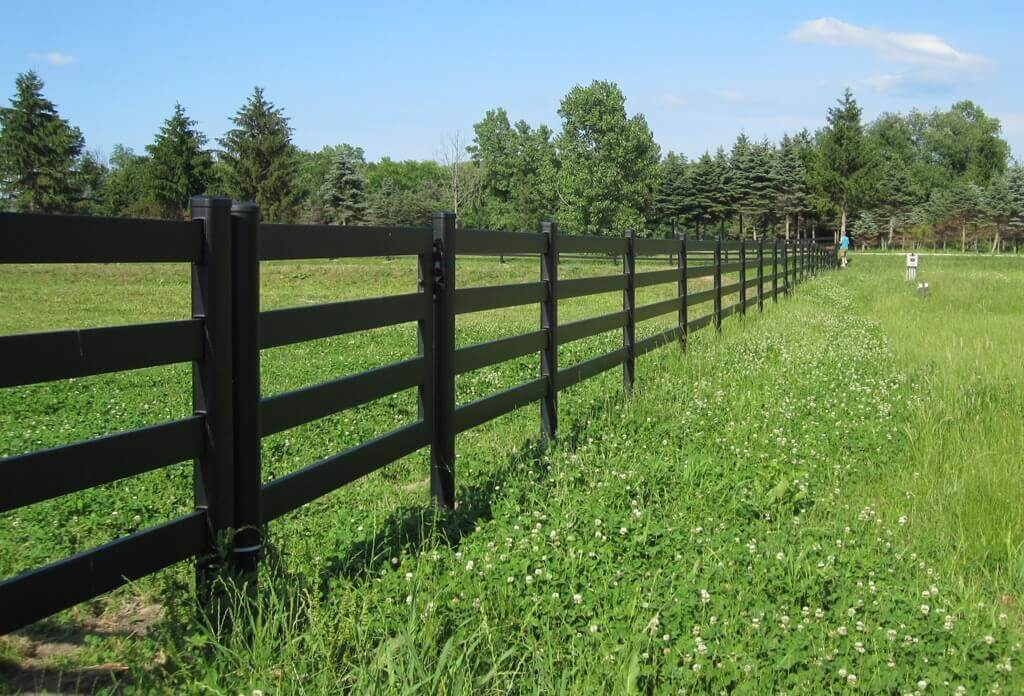
//> input picture Image-processing-Lab-3/Image-processing-Lab-3/line.jpg, 1024 x 696 px
$ ./Source   (built with g++ and OpenCV 4)
//> lines starting //> are read from the running program, lines starting //| are printed output that depends on the picture; after the words box and inside, x2 and y2 are one past the last pixel; in counts of white or black regions, pixels touching at a corner belong together
### Image-processing-Lab-3/Image-processing-Lab-3/hough_circle.h
#include <vector>

namespace keymolen {

	class HoughCircle {
	public:
		HoughCircle();
		virtual ~HoughCircle();
	public:
		int Transform(unsigned char* img_data, int w, int h, int r);
		int GetCircles(int threshold, std::vector< std::pair< std::pair<int, int>, int> >& result );
	    const unsigned int* GetAccu(int *w, int *h);
	private:
		unsigned int* _accu;
		int _accu_w;
		int _accu_h;
		int _img_w;
		int _img_h;
		int _r;

	};

}

### Image-processing-Lab-3/Image-processing-Lab-3/hough.h
#include <vector>

namespace keymolen {

	class Hough {
	public:
		Hough();
		virtual ~Hough();
	public:
		int Transform(unsigned char* img_data, int w, int h);
		std::vector< std::pair< std::pair<int, int>, std::pair<int, int> > > GetLines(int threshold);
		const unsigned int* GetAccu(int* w, int* h);
	private:
		unsigned int* _accu;
		int _accu_w;
		int _accu_h;
		int _img_w;
		int _img_h;
	};

}

### Image-processing-Lab-3/Image-processing-Lab-3/hough.cpp
#include "hough.h"
#include <cmath>
#include <iostream>
#include <string.h>
#include <stdlib.h>


#define DEG2RAD 0.017453293f

namespace keymolen {

	Hough::Hough() :_accu(0), _accu_w(0), _accu_h(0), _img_w(0), _img_h(0)
	{

	}

	Hough::~Hough() {
		if (_accu)
			free(_accu);
	}


	int Hough::Transform(unsigned char* img_data, int w, int h)
	{
		_img_w = w;
		_img_h = h;

		//Create the accu
		double hough_h = ((sqrt(2.0) * (double)(h > w ? h : w)) / 2.0);
		_accu_h = hough_h * 2.0; // -r -> +r
		_accu_w = 180;

		_accu = (unsigned int*)calloc(_accu_h * _accu_w, sizeof(unsigned int));

		double center_x = w / 2;
		double center_y = h / 2;


		for (int y = 0; y < h; y++)
		{
			for (int x = 0; x < w; x++)
			{
				if (img_data[(y * w) + x] > 250)
				{
					for (int t = 0; t < 180; t++)
					{
						double r = (((double)x - center_x) * cos((double)t * DEG2RAD)) + (((double)y - center_y) * sin((double)t * DEG2RAD));
						_accu[(int)((round(r + hough_h) * 180.0)) + t]++;
					}
				}
			}
		}

		return 0;
	}

	std::vector< std::pair< std::pair<int, int>, std::pair<int, int> > > Hough::GetLines(int threshold)
	{
		std::vector< std::pair< std::pair<int, int>, std::pair<int, int> > > lines;

		if (_accu == 0)
			return lines;

		for (int r = 0; r < _accu_h; r++)
		{
			for (int t = 0; t < _accu_w; t++)
			{
				if ((int)_accu[(r * _accu_w) + t] >= threshold)
				{
					//Is this point a local maxima (9x9)
					int max = _accu[(r * _accu_w) + t];
					for (int ly = -4; ly <= 4; ly++)
					{
						for (int lx = -4; lx <= 4; lx++)
						{
							if ((ly + r >= 0 && ly + r < _accu_h) && (lx + t >= 0 && lx + t < _accu_w))
							{
								if ((int)_accu[((r + ly) * _accu_w) + (t + lx)] > max)
								{
									max = _accu[((r + ly) * _accu_w) + (t + lx)];
									ly = lx = 5;
								}
							}
						}
					}
					if (max > (int)_accu[(r * _accu_w) + t])
						continue;


					int x1, y1, x2, y2;
					x1 = y1 = x2 = y2 = 0;

					if (t >= 45 && t <= 135)
					{
						//y = (r - x cos(t)) / sin(t)
						x1 = 0;
						y1 = ((double)(r - (_accu_h / 2)) - ((x1 - (_img_w / 2)) * cos(t * DEG2RAD))) / sin(t * DEG2RAD) + (_img_h / 2);
						x2 = _img_w - 0;
						y2 = ((double)(r - (_accu_h / 2)) - ((x2 - (_img_w / 2)) * cos(t * DEG2RAD))) / sin(t * DEG2RAD) + (_img_h / 2);
					}
					else
					{
						//x = (r - y sin(t)) / cos(t);
						y1 = 0;
						x1 = ((double)(r - (_accu_h / 2)) - ((y1 - (_img_h / 2)) * sin(t * DEG2RAD))) / cos(t * DEG2RAD) + (_img_w / 2);
						y2 = _img_h - 0;
						x2 = ((double)(r - (_accu_h / 2)) - ((y2 - (_img_h / 2)) * sin(t * DEG2RAD))) / cos(t * DEG2RAD) + (_img_w / 2);
					}

					lines.push_back(std::pair< std::pair<int, int>, std::pair<int, int> >(std::pair<int, int>(x1, y1), std::pair<int, int>(x2, y2)));

				}
			}
		}

		std::cout << "lines: " << lines.size() << " " << threshold << std::endl;
		return lines;
	}

	const unsigned int* Hough::GetAccu(int* w, int* h)
	{
		*w = _accu_w;
		*h = _accu_h;

		return _accu;
	}
}

### Image-processing-Lab-3/Image-processing-Lab-3/Source.cpp
#define _USE_MATH_DEFINES

#include <stdio.h>
#include <string>
#include <map>
#include <iostream>

#include <opencv2/highgui/highgui_c.h>
#include "opencv2/highgui/highgui.hpp"
#include "opencv2/imgproc/imgproc.hpp"
#include "opencv2/core/core.hpp"

#include "hough.h"
#include "hough_circle.h"


// [5 lines left out: function Clamp, not called in this run]
cv::Mat grayScale(const cv::Mat& pic) {
	int width = pic.cols;
	int height = pic.rows;
	cv::Mat result = cv::Mat(height, width, CV_8UC1);

	for (int i = 0; i < height; i++)
		for (int j = 0; j < width; j++)
		{
			int b = pic.at<cv::Vec3b>(i, j)[0];
			int g = pic.at<cv::Vec3b>(i, j)[1];
			int r = pic.at<cv::Vec3b>(i, j)[2];

			double newValue = (r * 0.2126 + g * 0.7152 + b * 0.0722);
			result.at<uchar>(i, j) = newValue;

		}
	return result;
}
cv::Mat medianFilter(const cv::Mat& pic)
{
	cv::Mat result = pic.clone();
	int width = pic.cols;
	int height = pic.rows;
	uint8_t pix[9];

	for (int i = 1; i < height - 1; ++i)
	{
		for (int j = 1; j < width - 1; ++j)
		{
			pix[0] = pic.at<uint8_t>(i - 1, j - 1);
			pix[1] = pic.at<uint8_t>(i, j - 1);
			pix[2] = pic.at<uint8_t>(i + 1, j - 1);
			pix[3] = pic.at<uint8_t>(i - 1, j);
			pix[4] = pic.at<uint8_t>(i, j);
			pix[5] = pic.at<uint8_t>(i + 1, j);
			pix[6] = pic.at<uint8_t>(i - 1, j + 1);
			pix[7] = pic.at<uint8_t>(i, j + 1);
			pix[8] = pic.at<uint8_t>(i + 1, j + 1);

			std::sort(pix, pix + 9, [](const uint8_t& v1, const uint8_t& v2) -> bool
				{
					return v1 > v2;
				});
			result.at<uint8_t>(i, j) = pix[4];
		}
	}
	return result;
}
cv::Mat operatorSobel(const cv::Mat& pic, cv::Mat& anglesVectors) {

	double x1[] = { -1.0, 0, 1.0 };
	double x2[] = { -2.0, 0, 2.0 };
	double x3[] = { -1.0, 0, 1.0 };

	std::vector<std::vector<double>> xFilter(3);

	xFilter[0].assign(x1, x1 + 3);
	xFilter[1].assign(x2, x2 + 3);
	xFilter[2].assign(x3, x3 + 3);


	double y1[] = { 1.0, 2.0, 1.0 };
	double y2[] = { 0, 0, 0 };
	double y3[] = { -1.0, -2.0, -1.0 };

	std::vector<std::vector<double>> yFilter(3);

	yFilter[0].assign(y1, y1 + 3);
	yFilter[1].assign(y2, y2 + 3);
	yFilter[2].assign(y3, y3 + 3);

	int size = (int)xFilter.size() / 2;

	cv::Mat result = cv::Mat(pic.rows - 2 * size, pic.cols - 2 * size, CV_8UC1);
	anglesVectors = cv::Mat(pic.rows - 2 * size, pic.cols - 2 * size, CV_32FC1);

	for (int i = size; i < pic.rows - size; i++)
	{
		for (int j = size; j < pic.cols - size; j++)
		{
			double sumx = 0;
			double sumy = 0;

			for (int x = 0; x < xFilter.size(); x++)
				for (int y = 0; y < xFilter.size(); y++)
				{
					sumx += xFilter[x][y] * (double)(pic.at<uchar>(i + x - size, j + y - size));
					sumy += yFilter[x][y] * (double)(pic.at<uchar>(i + x - size, j + y - size));
				}
			double sumxsq = sumx * sumx;
			double sumysq = sumy * sumy;

			double sq2 = sqrt(sumxsq + sumysq);

			if (sq2 > 255)
				sq2 = 255;
			result.at<uchar>(i - size, j - size) = sq2;

			if (sumx == 0)
				anglesVectors.at<float>(i - size, j - size) = 90;
			else
				anglesVectors.at<float>(i - size, j - size) = atan(sumy / sumx);
		}
	}
	return result;
}
cv::Mat nonMax(const cv::Mat& pic, cv::Mat& anglesVectors) {

	cv::Mat result = cv::Mat(pic.rows - 2, pic.cols - 2, CV_8UC1);

	for (int i = 1; i < pic.rows - 1; i++) {
		for (int j = 1; j < pic.cols - 1; j++) {
			float Tangent = anglesVectors.at<float>(i, j);

			result.at<uchar>(i - 1, j - 1) = pic.at<uchar>(i, j);
			//Horizontal Edge
			if (((-22.5 < Tangent) && (Tangent <= 22.5)) || ((157.5 < Tangent) && (Tangent <= -157.5)))
			{
				if ((pic.at<uchar>(i, j) < pic.at<uchar>(i, j + 1)) || (pic.at<uchar>(i, j) < pic.at<uchar>(i, j - 1)))
					result.at<uchar>(i - 1, j - 1) = 0;
			}
			//Vertical Edge
			if (((-112.5 < Tangent) && (Tangent <= -67.5)) || ((67.5 < Tangent) && (Tangent <= 112.5)))
			{
				if ((pic.at<uchar>(i, j) < pic.at<uchar>(i + 1, j)) || (pic.at<uchar>(i, j) < pic.at<uchar>(i - 1, j)))
					result.at<uchar>(i - 1, j - 1) = 0;
			}

			//-45 Degree Edge
			if (((-67.5 < Tangent) && (Tangent <= -22.5)) || ((112.5 < Tangent) && (Tangent <= 157.5)))
			{
				if ((pic.at<uchar>(i, j) < pic.at<uchar>(i - 1, j + 1)) || (pic.at<uchar>(i, j) < pic.at<uchar>(i + 1, j - 1)))
					result.at<uchar>(i - 1, j - 1) = 0;
			}

			//45 Degree Edge
			if (((-157.5 < Tangent) && (Tangent <= -112.5)) || ((22.5 < Tangent) && (Tangent <= 67.5)))
			{
				if ((pic.at<uchar>(i, j) < pic.at<uchar>(i + 1, j + 1)) || (pic.at<uchar>(i, j) < pic.at<uchar>(i - 1, j - 1)))
					result.at<uchar>(i - 1, j - 1) = 0;
			}
		}
	}
	return result;
}
cv::Mat doubleThresholdAndTrace(const cv::Mat& pic, uint8_t min, uint8_t max) {
	if (min > 255)
		min = 255;
	if (max > 255)
		max = 255;
	cv::Mat result = pic.clone();
	int width = pic.cols;
	int height = pic.rows;
	for (int i = 0; i < height; i++)
	{
		for (int j = 0; j < width; j++)
		{
			result.at<uchar>(i, j) = pic.at<uchar>(i, j);
			if (result.at<uchar>(i, j) > max)
				result.at<uchar>(i, j) = 255;
			else if (result.at<uchar>(i, j) < min)
				result.at<uchar>(i, j) = 0;
			else
			{
				bool anyHigh = false;
				bool anyBetween = false;
				for (int x = i - 1; x < i + 2; x++)
				{
					for (int y = j - 1; y < j + 2; y++)
					{
						if (x <= 0 || y <= 0 || height || y > width)
							continue;
						else
						{
							if (result.at<uchar>(x, y) > max)
							{
								result.at<uchar>(i, j) = 255;
								anyHigh = true;
								break;
							}
							else if (result.at<uchar>(x, y) <= max && result.at<uchar>(x, y) >= min)
								anyBetween = true;
						}
					}
					if (anyHigh)
						break;
				}
				if (!anyHigh && anyBetween)
					for (int x = i - 2; x < i + 3; x++)
					{
						for (int y = j - 1; y < j + 3; y++)
						{
							if (x < 0 || y < 0 || x > height || y > width)
								continue;
							else
							{
								if (result.at<uchar>(x, y) > max)
								{
									result.at<uchar>(i, j) = 255;
									anyHigh = true;
									break;
								}
							}
						}
						if (anyHigh)
							break;
					}
				if (!anyHigh)
					result.at<uchar>(i, j) = 0;
			}
		}
	}
	return result;
}
cv::Mat algorithmCanny(const cv::Mat& pic, cv::Mat& anglesVectors)
{
	cv::Mat result = pic.clone();
	//-->Gray
	result = grayScale(result);

	//-->Smoothing
	result = medianFilter(result);

	//-->Search for gradients
	result = operatorSobel(result, anglesVectors);

	//-->Suppression of non-maxima
	result = nonMax(result, anglesVectors);

	//-->Double threshold filtering and Trace
	result = doubleThresholdAndTrace(result, 200, 210);

	return result;
}

struct SortCirclesDistance
{
	bool operator()(const std::pair< std::pair<int, int>, int>& a, const std::pair< std::pair<int, int>, int>& b)
	{
		int d = sqrt(pow(abs(a.first.first - b.first.first), 2) + pow(abs(a.first.second - b.first.second), 2));
		if (d <= a.second + b.second)
		{
			return a.second > b.second;
		}
		return false;
	}

};

void HoughMethodLine(const cv::Mat src, const cv::Mat Canny)
{
	int w = Canny.cols;
	int h = Canny.rows;

	//Transform
	keymolen::Hough hough;
	hough.Transform(Canny.data, w, h);

	int threshold = w > h ? w / 4 : h / 4;

	while (1)
	{
		cv::Mat img_res = src.clone();

		//Search the accumulator
		std::vector< std::pair< std::pair<int, int>, std::pair<int, int> > > lines = hough.GetLines(threshold);

		//Draw the results
		std::vector< std::pair< std::pair<int, int>, std::pair<int, int> > >::iterator it;
		for (it = lines.begin(); it != lines.end(); it++)
		{
			cv::line(img_res, cv::Point(it->first.first, it->first.second), cv::Point(it->second.first, it->second.second), cv::Scalar(0, 0, 255), 2, 8);
		}

		//Visualize all
		int aw, ah, maxa;
		aw = ah = maxa = 0;
		const unsigned int* accu = hough.GetAccu(&aw, &ah);

		for (int p = 0; p < (ah * aw); p++)
		{
			if ((int)accu[p] > maxa)
				maxa = accu[p];
		}
		double contrast = 1.0;
		double coef = 255.0 / (double)maxa * contrast;

		cv::Mat img_accu(ah, aw, CV_8UC3);
		for (int p = 0; p < (ah * aw); p++)
		{
			unsigned char c = (double)accu[p] * coef < 255.0 ? (double)accu[p] * coef : 255.0;
			img_accu.data[(p * 3) + 0] = 255;
			img_accu.data[(p * 3) + 1] = 255 - c;
			img_accu.data[(p * 3) + 2] = 255 - c;
		}

		const char* CW_IMG_ORIGINAL = "Result";
		const char* CW_ACCUMULATOR = "Accumulator";

		cv::imshow(CW_IMG_ORIGINAL, img_res);
		cv::imshow(CW_ACCUMULATOR, img_accu);

		char c = cv::waitKey(360000);
		if (c == 'p')
			threshold += 5;
		if (c == 'm')
			threshold -= 5;
		if (c == 27)
			break;
	}
}
// [72 lines left out: function HoughMethodCircle, not called in this run]

int main()
{
	//--->Algorithm Canny
	cv::Mat anglesVectors;
	cv::Mat pic = cv::imread("line.jpg");
//> pic is the input picture: 696 rows x 1024 cols, CV_8UC3; mean B, G, R 93.7, 129.9, 104.9
	cv::imshow("Original image", pic);
	unsigned int start_time1 = clock();
	cv::Mat result = algorithmCanny(pic, anglesVectors);
//> after the loop in grayScale, `for (int i = 0; i < height; i++)`:
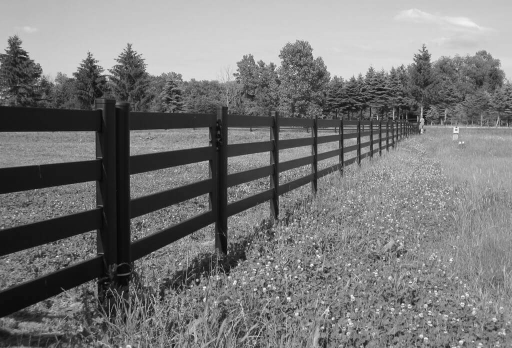
//> result: 696 rows x 1024 cols, CV_8UC1 (shown at 1/2 size); min 0, max 253, mean 121.5
//> after the loop in medianFilter, `for (int i = 1; i < height - 1; ++i)`: pix = [144, 135, 132, 127, 125, 122, 121, 117, 114]
//> after the loop in operatorSobel, `for (int i = size; i < pic.rows - size; i++)`:
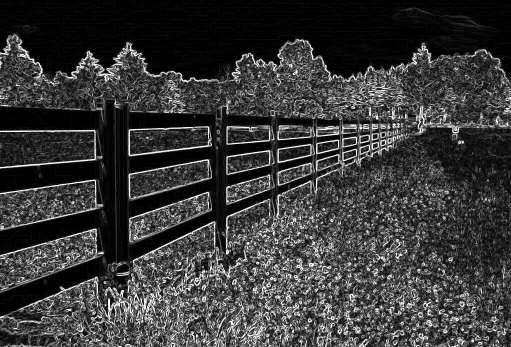
//> result: 694 rows x 1022 cols, CV_8UC1 (shown at 1/2 size); min 0, max 255, mean 57.1
//> after the loop in operatorSobel, `for (int i = size; i < pic.rows - size; i++)`:
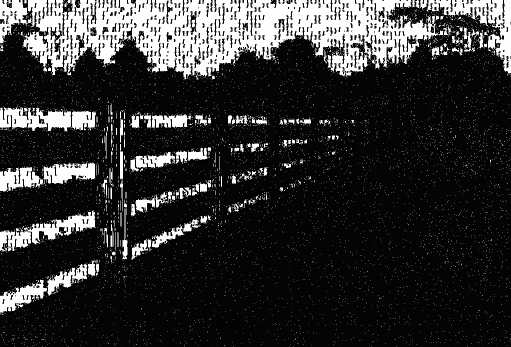
//> anglesVectors: 694 rows x 1022 cols, CV_32FC1 (shown at 1/2 size); min -1.57, max 90, mean 16.3; drawn with min black and max white
//> after the loop in doubleThresholdAndTrace, `for (int i = 0; i < height; i++)`:
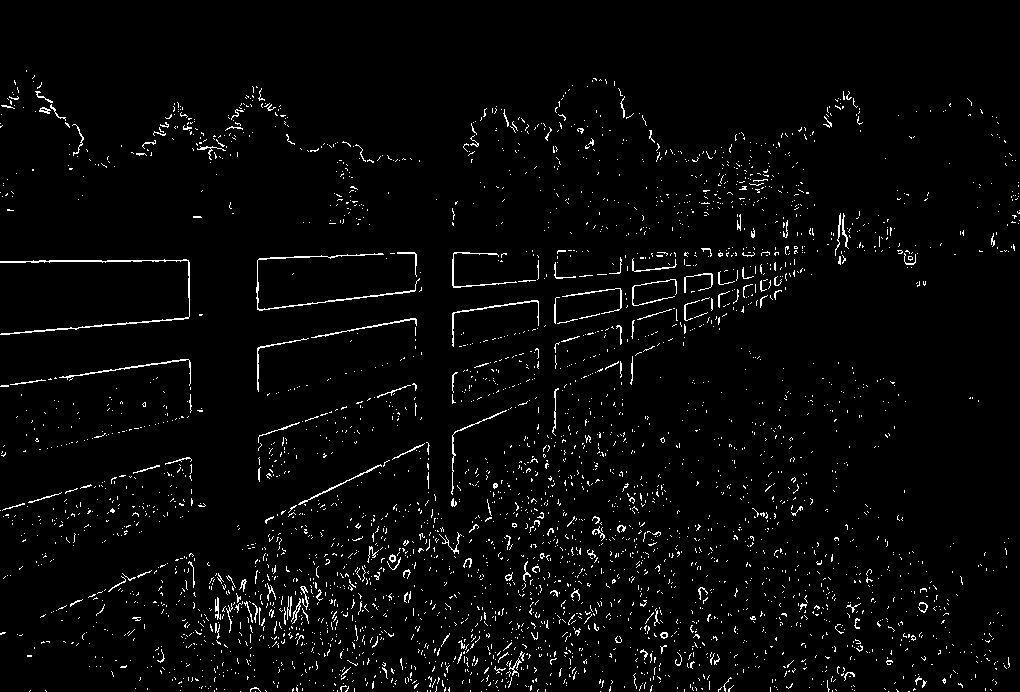
//> result: 692 rows x 1020 cols, CV_8UC1; 2.8% white in thin lines or dots, all inside (x1, y1, x2, y2) = (0, 70, 1020, 692)
	unsigned int end_time1 = clock();
	unsigned int search_time1 = end_time1 - start_time1;
	cv::imshow("Algorithm Canny", result);
	std::cout << "Working time of our algorithmCanny: " << search_time1 << std::endl;

	//--->Comparison
	cv::Mat openCVresult;
	unsigned int start_time2 = clock();
	cv::Canny(pic, openCVresult, 100, 130, 3);
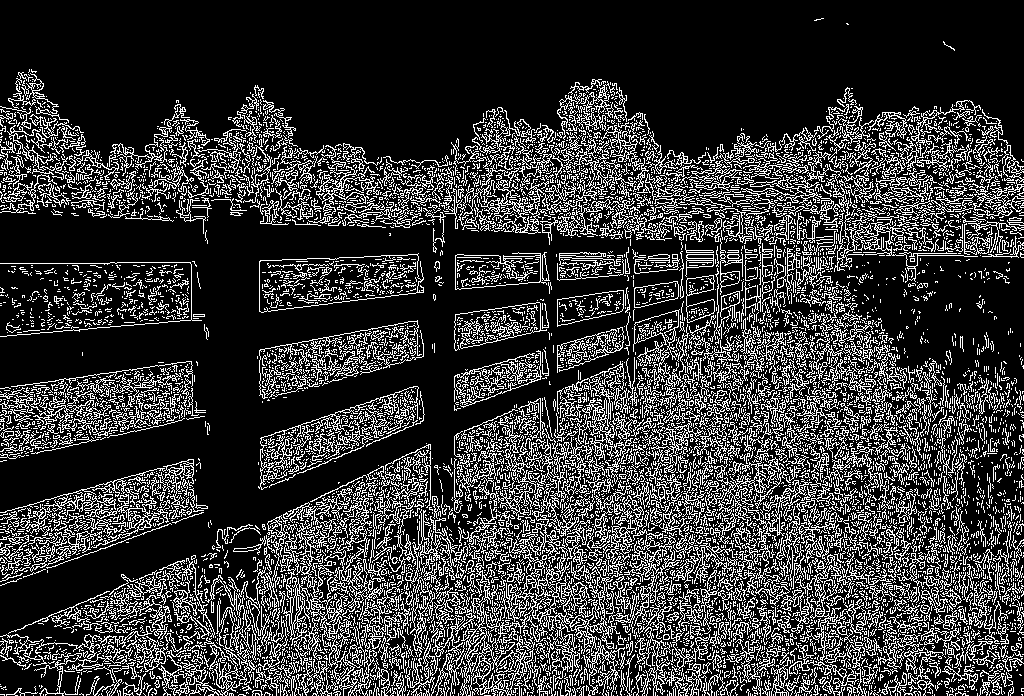
//> openCVresult: 696 rows x 1024 cols, CV_8UC1; 21.9% white in thin lines or dots
	unsigned int end_time2 = clock();
	unsigned int search_time2 = end_time2 - start_time2;
	cv::imshow("Algorithm Canny OpenCV", openCVresult);
	std::cout << "Working time of OpenCV algorithmCanny: " << search_time2 << std::endl;

	//-->Hough's Method
	HoughMethodLine(pic, result);
//> after the loop in GetLines, `for (int r = 0; r < _accu_h; r++)`: lines = 2 items
//| lines: 2 255
//> the loop in HoughMethodLine, `for (it = lines.begin(); it != lines.end(); it++)` made 2 passes
//> after the loop in HoughMethodLine, `for (it = lines.begin(); it != lines.end(); it++)`:
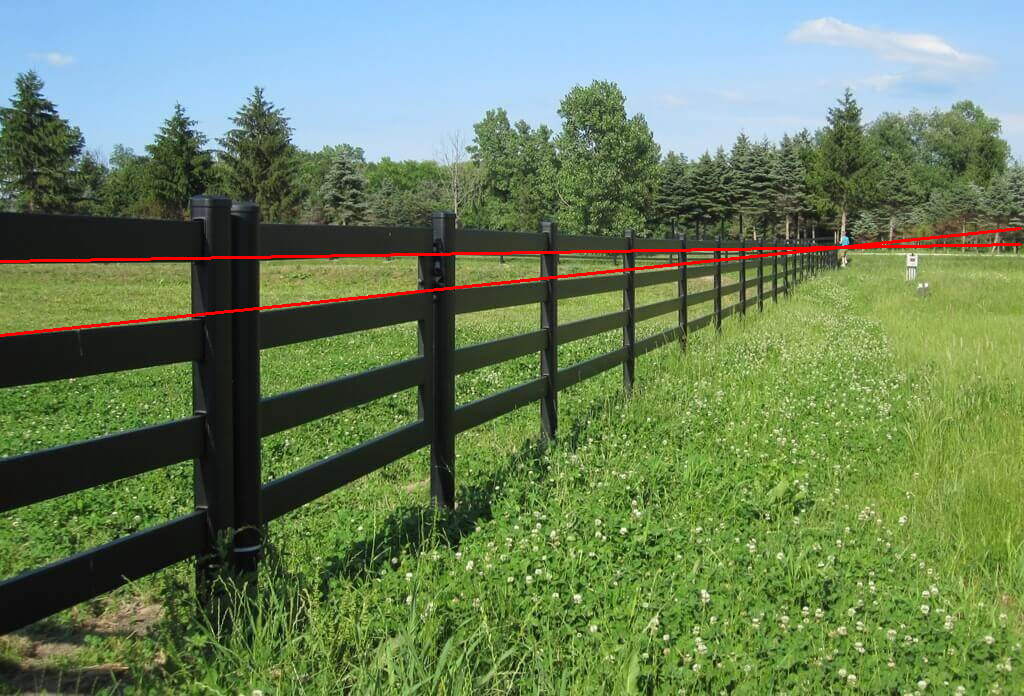
//> img_res: 696 rows x 1024 cols, CV_8UC3; 0.85% of pixels changed, all inside (x1, y1, x2, y2) = (0, 227, 1022, 337)
//> in HoughMethodLine, `const unsigned int* accu = hough.GetAccu(&aw, &ah);`: aw = 180; ah = 1442
//> the loop in HoughMethodLine, `for (int p = 0; p < (ah * aw); p++)` made 259560 passes
//> maxa on passes 28465, 28644, 28646, 28647, 28825, 29007, 29183, 29185: 1, 2, 3, 4, 5, 6, 7, 9
//> after the loop in HoughMethodLine, `for (int p = 0; p < (ah * aw); p++)`: maxa = 272
//> in HoughMethodLine, `double coef = 255.0 / (double)maxa * contrast;`: coef = 0.938
//> after the loop in HoughMethodLine, `for (int p = 0; p < (ah * aw); p++)`:
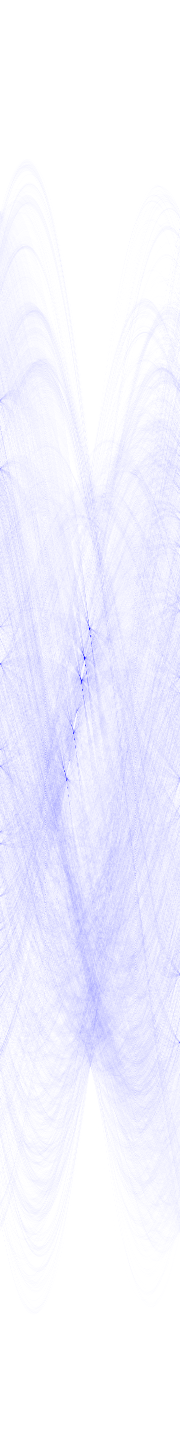
//> img_accu: 1442 rows x 180 cols, CV_8UC3; mean B, G, R 255, 242.3, 242.3
//> the Esc key is pressed
	//HoughMethodCircle(pic, result);

	cv::waitKey(0);
	return 0;
}
